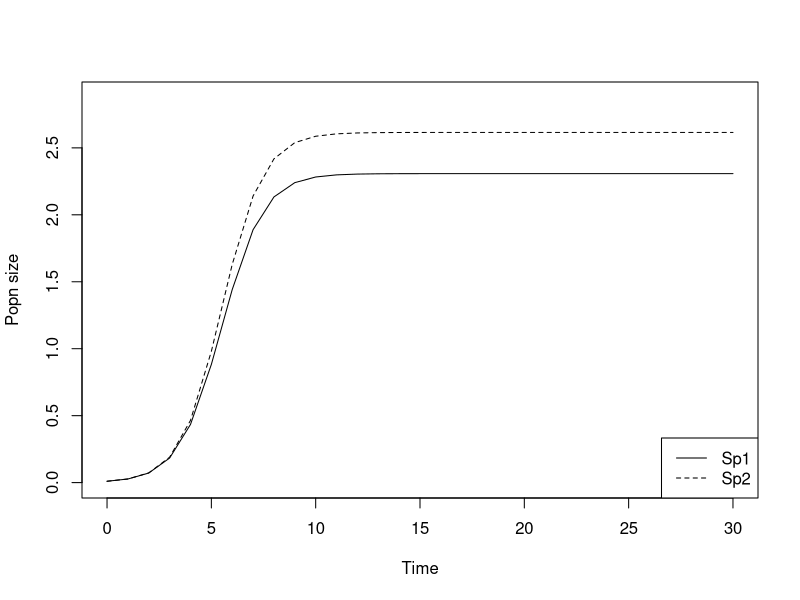

Write R code to recreate this figure.
# ~~~~~~~~~~~~~~~~~~~~~~~~~~~~~~~~~~~~~~~~~~~~~~~~
# Dynamics of 2-species Lotka-Volterra mutualism
# ~~~~~~~~~~~~~~~~~~~~~~~~~~~~~~~~~~~~~~~~~~~~~~~~

library(deSolve)

model <- function(t, x, params) {
  N1 <- x[1]
  N2 <- x[2]
  with(as.list(params), {
    dN1dt <- r1 * N1 * (1 - N1 / K1 + a12 * N2 / K1)
    dN2dt <- r2 * N2 * (1 - N2 / K2 + a21 * N1 / K2)
  out <- c(dN1dt, dN2dt)
  list(out)
  })
}


# Time points at which to evaluate
t <- seq(0, 30, by = 1)

# Starting population sizes at t = 0
xstart <- c(N1 = 0.01, 
            N2 = 0.01) 

# Parameter values
parameters <- c(a12 = 0.5,
                a21 = 0.7,
                r1 = 1,
                r2 = 1,
                K1 = 1,
                K2 = 1)

# Integrate
out <- as.data.frame(ode(xstart, t, model, parameters))

# Plot dynamics over time
plot(out$time,
     out$N1,
     ylab = 'Popn size',
     xlab = 'Time',
     type = 'l',
     ylim = c(0, max(out$N1, out$N2) * 1.1)
)
lines(out$time, 
      out$N2, 
      lty = 2)
legend('bottomright',
       legend = c('Sp1', 'Sp2'),
       lty = c(1, 2))

# ~~~~~~~~~~~~~~~~~~~~~~~~~~~~~~~~~~~~~~~~~~~~~~~~~
